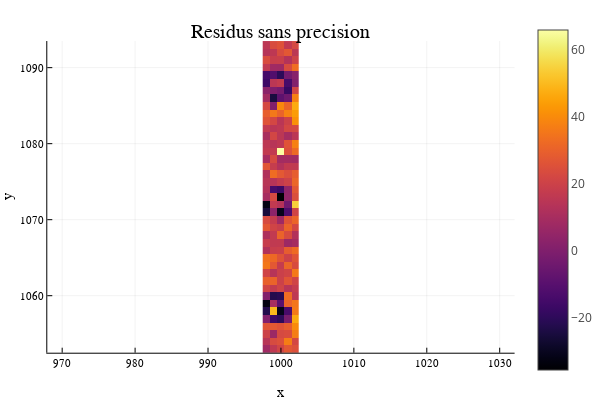

Notebook cell for this chart:
### Code cell
#Residus
heatmap(x_axis, y_axis, transpose(ldata .- limageopt), title = "Residus sans precision", xlabel = "x", ylabel = "y", aspect_ratio = 1 )

### Figure 1 — Plotly figure (JSON) as saved in the notebook; plotly's stock layout.template omitted (floating-point values rounded to 4 significant figures; data arrays with more than 128 entries replaced by an {"elided": "..."} marker saying what was removed)
{"data": [{"colorbar": {"title": ""}, "colorscale": {"elided": "256x2 mixed values"}, "hoverinfo": "none", "name": "y1", "showlegend": false, "showscale": true, "type": "heatmap", "x": [997.5, 998.5, 999.5, 1000.0, 1002.0, 1002.0], "xaxis": "x", "y": [1052.0, 1054.0, 1054.0, 1056.0, 1056.0, 1058.0, 1058.0, 1060.0, 1060.0, 1062.0, 1062.0, 1064.0, 1064.0, 1066.0, 1066.0, 1068.0, 1068.0, 1070.0, 1070.0, 1072.0, 1072.0, 1074.0, 1074.0, 1076.0, 1076.0, 1078.0, 1078.0, 1080.0, 1080.0, 1082.0, 1082.0, 1084.0, 1084.0, 1086.0, 1086.0, 1088.0, 1088.0, 1090.0, 1090.0, 1092.0, 1092.0, 1094.0], "yaxis": "y", "z": {"elided": "41x5 float values"}, "zmax": 66.05, "zmin": -35.52}], "layout": {"annotations": [{"font": {"color": "rgba(0, 0, 0, 1.000)", "family": "sans-serif", "size": 20}, "rotation": 0, "showarrow": false, "text": "Residus sans precision", "x": 0.5424, "xanchor": "center", "xref": "paper", "y": 1, "yanchor": "top", "yref": "paper"}], "height": 400, "legend": {"bgcolor": "rgba(255, 255, 255, 1.000)", "bordercolor": "rgba(0, 0, 0, 1.000)", "borderwidth": 1, "font": {"color": "rgba(0, 0, 0, 1.000)", "family": "sans-serif", "size": 11}, "title": {"font": {"color": "rgba(0, 0, 0, 1.000)", "family": "sans-serif", "size": 15}, "text": ""}, "tracegroupgap": 0, "traceorder": "normal", "x": 1, "xanchor": "auto", "y": 1, "yanchor": "auto"}, "margin": {"b": 20, "l": 0, "r": 0, "t": 20}, "paper_bgcolor": "rgba(255, 255, 255, 1.000)", "plot_bgcolor": "rgba(255, 255, 255, 1.000)", "showlegend": true, "width": 600, "xaxis": {"anchor": "y", "domain": [0.09128, 0.9934], "gridcolor": "rgba(0, 0, 0, 0.100)", "gridwidth": 0.5, "linecolor": "rgba(0, 0, 0, 1.000)", "mirror": false, "range": [968.0, 1032.0], "showgrid": true, "showline": true, "showticklabels": true, "tickangle": 0, "tickcolor": "rgb(0, 0, 0)", "tickfont": {"color": "rgba(0, 0, 0, 1.000)", "family": "sans-serif", "size": 11}, "tickmode": "array", "ticks": "inside", "ticktext": ["970", "980", "990", "1000", "1010", "1020", "1030"], "tickvals": [970, 980, 990, 1000, 1010, 1020, 1030], "title": "x", "titlefont": {"color": "rgba(0, 0, 0, 1.000)", "family": "sans-serif", "size": 15}, "type": "-", "visible": true, "zeroline": false, "zerolinecolor": "rgba(0, 0, 0, 1.000)"}, "yaxis": {"anchor": "x", "domain": [0.07581, 0.9415], "gridcolor": "rgba(0, 0, 0, 0.100)", "gridwidth": 0.5, "linecolor": "rgba(0, 0, 0, 1.000)", "mirror": false, "range": [1052.0, 1094.0], "showgrid": true, "showline": true, "showticklabels": true, "tickangle": 0, "tickcolor": "rgb(0, 0, 0)", "tickfont": {"color": "rgba(0, 0, 0, 1.000)", "family": "sans-serif", "size": 11}, "tickmode": "array", "ticks": "inside", "ticktext": ["1060", "1070", "1080", "1090"], "tickvals": [1060, 1070, 1080, 1090], "title": "y", "titlefont": {"color": "rgba(0, 0, 0, 1.000)", "family": "sans-serif", "size": 15}, "type": "-", "visible": true, "zeroline": false, "zerolinecolor": "rgba(0, 0, 0, 1.000)"}}}
